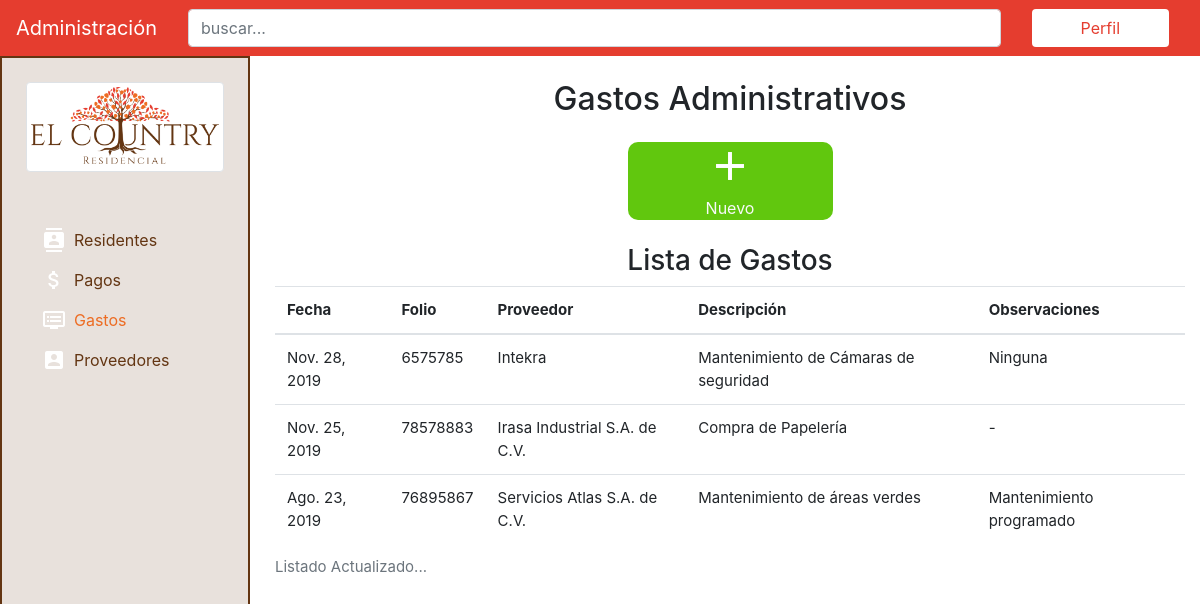
The page /expenses/ on the database its author committed.
### expenses/models.py (models this page shows, shortened)
class Expenses(models.Model):
    date = models.DateField(verbose_name="fecha")
    folio = models.CharField(max_length=50, verbose_name="folio")
    provider = models.CharField(max_length=200, verbose_name="proveedor")
    description = models.CharField(max_length=200, verbose_name="descripción")
    notes = models.CharField(max_length=300, verbose_name="observaciones adicionales")
    class Meta:
        verbose_name = "Gasto"
        verbose_name_plural = "Gastos"
        ordering = ['-date']

### expenses/views.py (the view)
# urls.py: path('', views.expenses_list, name='expenses'),
def expenses_list(request):
    expenses_listed = Expenses.objects.all()
    context = {
        'expenses_listed' : expenses_listed,
    }
    return render(request, 'expenses/expenses.html', context)

### expenses/templates/expenses/expenses.html
{% extends 'core/base.html' %}{%block title%}Proveedores{% endblock %}{% block content %}
<main class="pt-4">
    <div class="container">
        <h2 class="text-center mb-4">Gastos Administrativos</h2>
        <div class="row text-center panel justify-content-center align-middle">
            <div class="col-lg-3 col-md-6 col-12">
                <div class="boton bg-success d-flex align-items-center justify-content-center">
                    <a href="{% url 'add-expense' %}" class="text-light">
                        <i class="material-icons">add</i>
                        <p class="m-0">Nuevo</p>
                    </a>
                </div>
            </div>
        </div>
        <h3 class="text-center mt-4">Lista de Gastos</h3>
        <table class="table">
            <caption>Listado Actualizado...</caption>
            <thead>
                <tr>
                    <th scope="col">Fecha</th>
                    <th scope="col">Folio</th>
                    <th scope="col">Proveedor</th>
                    <th scope="col">Descripción</th>
                    <th scope="col">Observaciones</th>
                </tr>
            </thead>
            <tbody>
                {% if expenses_listed %} {% for expense in expenses_listed %}
                <tr>
                    <td>{{ expense.date}}</td>
                    <td>{{ expense.folio}}</td>
                    <td>{{ expense.provider}}</td>
                    <td>{{ expense.description}}</td>
                    <td>{{ expense.notes}}</td>
                </tr>
                {% endfor %} {% endif %}
            </tbody>
        </table>
    </div>
</main>
{% endblock %}

### core/static/core/css/styles.css (style rules this page uses)
:root { --primero: #8bc34a; --segundo: #03a9f4; --tercero: #ab47bc; --cuarto: #ffb300; --gris: #ecf0f5; --azul: #25476a; }
html { height: 100%; }
body { min-height: 100%; }
.bg-success, .btn-success { background-color: #61c70e!important; }
main { margin-left: 260px; position: relative; left: 0; min-height: 100%; }
.boton { min-height: 40px; border-radius: 10px; ; }
.boton i { font-size: 3rem; }
.table { font-size: 15px; }
.material-icons { color: white; }

### rows shown on the page
Expenses: date "Nov. 28, 2019", folio "6575785", provider "Intekra", description "Mantenimiento de Cámaras de seguridad", notes "Ninguna"
Expenses: date "Nov. 25, 2019", folio "78578883", provider "Irasa Industrial S.A. de C.V.", description "Compra de Papelería", notes "-"
Expenses: date "Ago. 23, 2019", folio "76895867", provider "Servicios Atlas S.A. de C.V.", description "Mantenimiento de áreas verdes", notes "Mantenimiento programado"
